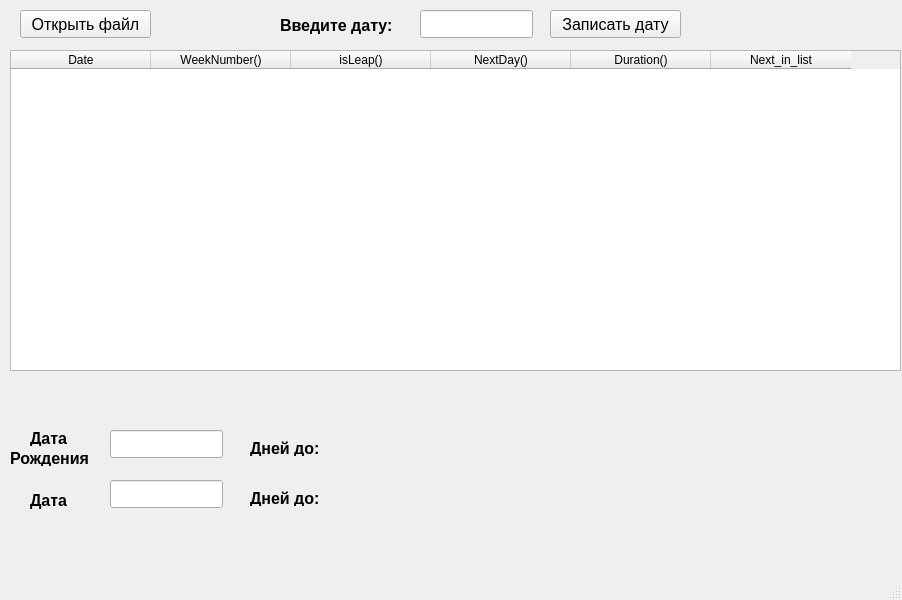
<?xml version="1.0" encoding="UTF-8"?>
<ui version="4.0">
 <class>MainWindow</class>
 <widget class="QMainWindow" name="MainWindow">
  <property name="geometry">
   <rect>
    <x>0</x>
    <y>0</y>
    <width>902</width>
    <height>600</height>
   </rect>
  </property>
  <property name="windowTitle">
   <string>MainWindow</string>
  </property>
  <widget class="QWidget" name="centralwidget">
   <widget class="QLabel" name="label_2">
    <property name="geometry">
     <rect>
      <x>30</x>
      <y>490</y>
      <width>41</width>
      <height>21</height>
     </rect>
    </property>
    <property name="font">
     <font>
      <pointsize>12</pointsize>
      <weight>75</weight>
      <bold>true</bold>
     </font>
    </property>
    <property name="text">
     <string>Дата</string>
    </property>
   </widget>
   <widget class="QLineEdit" name="lineEdit">
    <property name="geometry">
     <rect>
      <x>110</x>
      <y>430</y>
      <width>113</width>
      <height>28</height>
     </rect>
    </property>
   </widget>
   <widget class="QLabel" name="label">
    <property name="geometry">
     <rect>
      <x>30</x>
      <y>430</y>
      <width>41</width>
      <height>16</height>
     </rect>
    </property>
    <property name="font">
     <font>
      <pointsize>12</pointsize>
      <weight>75</weight>
      <bold>true</bold>
     </font>
    </property>
    <property name="text">
     <string>Дата</string>
    </property>
   </widget>
   <widget class="QLabel" name="label_3">
    <property name="geometry">
     <rect>
      <x>10</x>
      <y>450</y>
      <width>81</width>
      <height>16</height>
     </rect>
    </property>
    <property name="font">
     <font>
      <pointsize>12</pointsize>
      <weight>75</weight>
      <bold>true</bold>
     </font>
    </property>
    <property name="text">
     <string>Рождения</string>
    </property>
   </widget>
   <widget class="QLineEdit" name="lineEdit_2">
    <property name="geometry">
     <rect>
      <x>110</x>
      <y>480</y>
      <width>113</width>
      <height>28</height>
     </rect>
    </property>
   </widget>
   <widget class="QLabel" name="label_4">
    <property name="geometry">
     <rect>
      <x>250</x>
      <y>440</y>
      <width>71</width>
      <height>16</height>
     </rect>
    </property>
    <property name="font">
     <font>
      <pointsize>12</pointsize>
      <weight>75</weight>
      <bold>true</bold>
     </font>
    </property>
    <property name="text">
     <string>Дней до:</string>
    </property>
   </widget>
   <widget class="QLabel" name="label_5">
    <property name="geometry">
     <rect>
      <x>250</x>
      <y>490</y>
      <width>71</width>
      <height>16</height>
     </rect>
    </property>
    <property name="font">
     <font>
      <pointsize>12</pointsize>
      <weight>75</weight>
      <bold>true</bold>
     </font>
    </property>
    <property name="text">
     <string>Дней до:</string>
    </property>
   </widget>
   <widget class="QLabel" name="days_birthday">
    <property name="geometry">
     <rect>
      <x>330</x>
      <y>440</y>
      <width>71</width>
      <height>16</height>
     </rect>
    </property>
    <property name="font">
     <font>
      <pointsize>12</pointsize>
     </font>
    </property>
    <property name="text">
     <string/>
    </property>
   </widget>
   <widget class="QLabel" name="days_date">
    <property name="geometry">
     <rect>
      <x>330</x>
      <y>490</y>
      <width>71</width>
      <height>16</height>
     </rect>
    </property>
    <property name="font">
     <font>
      <pointsize>12</pointsize>
     </font>
    </property>
    <property name="text">
     <string/>
    </property>
   </widget>
   <widget class="QTableWidget" name="tableWidget">
    <property name="geometry">
     <rect>
      <x>10</x>
      <y>50</y>
      <width>891</width>
      <height>321</height>
     </rect>
    </property>
    <attribute name="horizontalHeaderDefaultSectionSize">
     <number>140</number>
    </attribute>
    <column>
     <property name="text">
      <string>Date</string>
     </property>
    </column>
    <column>
     <property name="text">
      <string>WeekNumber()</string>
     </property>
    </column>
    <column>
     <property name="text">
      <string>isLeap()</string>
     </property>
    </column>
    <column>
     <property name="text">
      <string>NextDay()</string>
     </property>
    </column>
    <column>
     <property name="text">
      <string>Duration()</string>
     </property>
    </column>
    <column>
     <property name="text">
      <string>Next_in_list</string>
     </property>
    </column>
   </widget>
   <widget class="QPushButton" name="choose_file">
    <property name="geometry">
     <rect>
      <x>20</x>
      <y>10</y>
      <width>131</width>
      <height>28</height>
     </rect>
    </property>
    <property name="font">
     <font>
      <pointsize>12</pointsize>
     </font>
    </property>
    <property name="text">
     <string>Открыть файл</string>
    </property>
   </widget>
   <widget class="QPushButton" name="input_date">
    <property name="geometry">
     <rect>
      <x>550</x>
      <y>10</y>
      <width>131</width>
      <height>28</height>
     </rect>
    </property>
    <property name="font">
     <font>
      <pointsize>12</pointsize>
     </font>
    </property>
    <property name="text">
     <string>Записать дату</string>
    </property>
   </widget>
   <widget class="QLineEdit" name="lineEdit_3">
    <property name="geometry">
     <rect>
      <x>420</x>
      <y>10</y>
      <width>113</width>
      <height>28</height>
     </rect>
    </property>
    <property name="font">
     <font>
      <pointsize>12</pointsize>
     </font>
    </property>
   </widget>
   <widget class="QLabel" name="label_6">
    <property name="geometry">
     <rect>
      <x>280</x>
      <y>10</y>
      <width>131</width>
      <height>31</height>
     </rect>
    </property>
    <property name="font">
     <font>
      <pointsize>12</pointsize>
      <weight>75</weight>
      <bold>true</bold>
     </font>
    </property>
    <property name="text">
     <string>Введите дату:</string>
    </property>
   </widget>
  </widget>
  <widget class="QMenuBar" name="menubar">
   <property name="geometry">
    <rect>
     <x>0</x>
     <y>0</y>
     <width>902</width>
     <height>22</height>
    </rect>
   </property>
  </widget>
  <widget class="QStatusBar" name="statusbar"/>
 </widget>
 <resources/>
 <connections/>
</ui>
